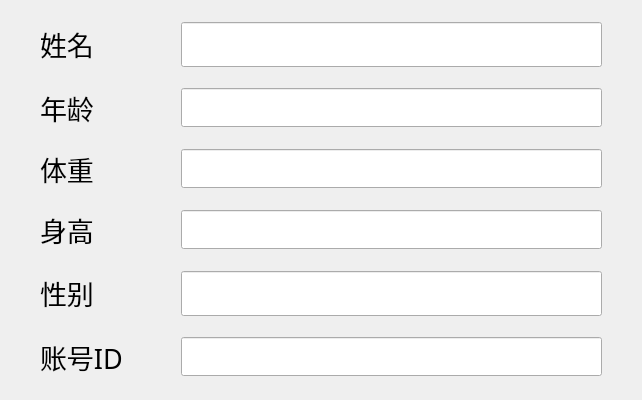
<?xml version="1.0" encoding="UTF-8"?>
<ui version="4.0">
 <class>Index_basicInfo</class>
 <widget class="QWidget" name="Index_basicInfo">
  <property name="geometry">
   <rect>
    <x>0</x>
    <y>0</y>
    <width>642</width>
    <height>400</height>
   </rect>
  </property>
  <property name="windowTitle">
   <string>Form</string>
  </property>
  <property name="windowIcon">
   <iconset resource="res_Index.qrc">
    <normaloff>:/icons/icons/food/1.png</normaloff>:/icons/icons/food/1.png</iconset>
  </property>
  <layout class="QGridLayout" name="gridLayout" rowstretch="0,0,0,0,0,0" columnstretch="0,1,3">
   <property name="sizeConstraint">
    <enum>QLayout::SetDefaultConstraint</enum>
   </property>
   <property name="leftMargin">
    <number>40</number>
   </property>
   <property name="rightMargin">
    <number>40</number>
   </property>
   <property name="horizontalSpacing">
    <number>1</number>
   </property>
   <property name="verticalSpacing">
    <number>10</number>
   </property>
   <item row="0" column="2">
    <widget class="QLineEdit" name="nameEdit">
     <property name="font">
      <font>
       <family>宋体</family>
       <pointsize>20</pointsize>
      </font>
     </property>
     <property name="text">
      <string/>
     </property>
     <property name="readOnly">
      <bool>true</bool>
     </property>
    </widget>
   </item>
   <item row="3" column="2">
    <widget class="QLineEdit" name="heightEdit">
     <property name="font">
      <font>
       <family>Times New Roman</family>
       <pointsize>20</pointsize>
      </font>
     </property>
     <property name="readOnly">
      <bool>true</bool>
     </property>
    </widget>
   </item>
   <item row="1" column="1">
    <widget class="QLabel" name="label_2">
     <property name="text">
      <string>&lt;html&gt;&lt;head/&gt;&lt;body&gt;&lt;p&gt;&lt;span style=&quot; font-size:20pt;&quot;&gt;年龄&lt;/span&gt;&lt;/p&gt;&lt;/body&gt;&lt;/html&gt;</string>
     </property>
    </widget>
   </item>
   <item row="2" column="2">
    <widget class="QLineEdit" name="weightEdit">
     <property name="font">
      <font>
       <family>Times New Roman</family>
       <pointsize>20</pointsize>
      </font>
     </property>
     <property name="readOnly">
      <bool>true</bool>
     </property>
    </widget>
   </item>
   <item row="4" column="1">
    <widget class="QLabel" name="label_5">
     <property name="text">
      <string>&lt;html&gt;&lt;head/&gt;&lt;body&gt;&lt;p&gt;&lt;span style=&quot; font-size:20pt;&quot;&gt;性别&lt;/span&gt;&lt;/p&gt;&lt;/body&gt;&lt;/html&gt;</string>
     </property>
    </widget>
   </item>
   <item row="4" column="2">
    <widget class="QLineEdit" name="genderEdit">
     <property name="font">
      <font>
       <family>宋体</family>
       <pointsize>20</pointsize>
      </font>
     </property>
     <property name="readOnly">
      <bool>true</bool>
     </property>
    </widget>
   </item>
   <item row="1" column="2">
    <widget class="QLineEdit" name="ageEdit">
     <property name="font">
      <font>
       <family>Times New Roman</family>
       <pointsize>20</pointsize>
      </font>
     </property>
     <property name="readOnly">
      <bool>true</bool>
     </property>
    </widget>
   </item>
   <item row="3" column="1">
    <widget class="QLabel" name="label_4">
     <property name="text">
      <string>&lt;html&gt;&lt;head/&gt;&lt;body&gt;&lt;p&gt;&lt;span style=&quot; font-size:20pt;&quot;&gt;身高&lt;/span&gt;&lt;/p&gt;&lt;/body&gt;&lt;/html&gt;</string>
     </property>
    </widget>
   </item>
   <item row="2" column="1">
    <widget class="QLabel" name="label_3">
     <property name="text">
      <string>&lt;html&gt;&lt;head/&gt;&lt;body&gt;&lt;p&gt;&lt;span style=&quot; font-size:20pt;&quot;&gt;体重&lt;/span&gt;&lt;/p&gt;&lt;/body&gt;&lt;/html&gt;</string>
     </property>
    </widget>
   </item>
   <item row="0" column="1">
    <widget class="QLabel" name="label">
     <property name="text">
      <string>&lt;html&gt;&lt;head/&gt;&lt;body&gt;&lt;p&gt;&lt;span style=&quot; font-size:20pt;&quot;&gt;姓名&lt;/span&gt;&lt;/p&gt;&lt;/body&gt;&lt;/html&gt;</string>
     </property>
     <property name="textFormat">
      <enum>Qt::AutoText</enum>
     </property>
    </widget>
   </item>
   <item row="5" column="2">
    <widget class="QLineEdit" name="IDEdit">
     <property name="font">
      <font>
       <family>Times New Roman</family>
       <pointsize>20</pointsize>
      </font>
     </property>
     <property name="readOnly">
      <bool>true</bool>
     </property>
    </widget>
   </item>
   <item row="5" column="1">
    <widget class="QLabel" name="label_6">
     <property name="font">
      <font>
       <family>宋体</family>
       <pointsize>20</pointsize>
      </font>
     </property>
     <property name="text">
      <string>账号ID</string>
     </property>
    </widget>
   </item>
  </layout>
 </widget>
 <resources>
  <include location="res_Index.qrc"/>
 </resources>
 <connections/>
</ui>
